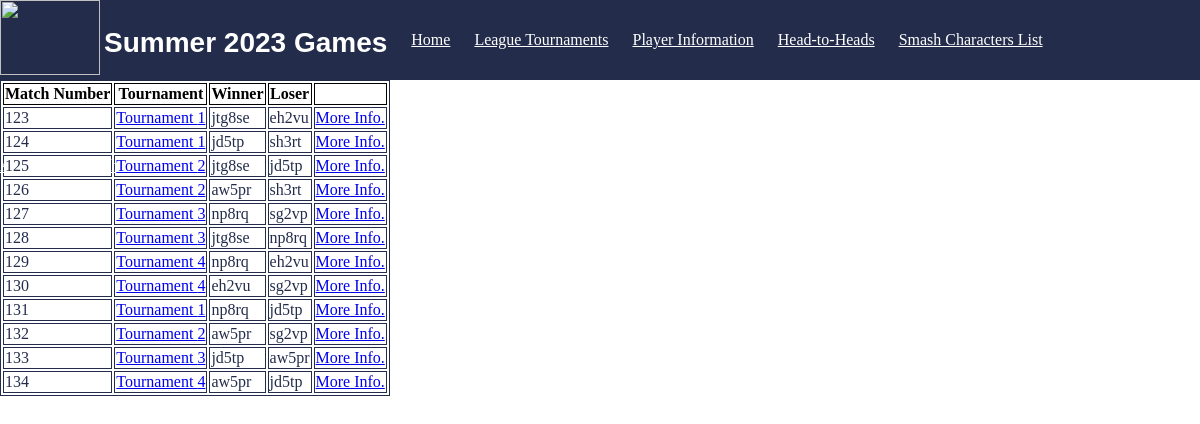
/get-games, run on the app's committed database.
### tables this page shows
CREATE TABLE game (
	GameID int NOT NULL,
	Duration int,
	Winner tinytext,
	Loser tinytext,
	TourneyNum int,
	PRIMARY KEY (GameID),
	FOREIGN KEY (TourneyNum) REFERENCES tournament(TourneyNum),
	FOREIGN KEY (Winner) REFERENCES player(ComputingID),
	FOREIGN KEY (Loser) REFERENCES player(ComputingID)
);

### run.py (the view)
@app.route("/get-games")
def get_games():
    connection_obj = sqlite3.connect('project.db')
    cursor_obj = connection_obj.cursor()
    cursor_obj.execute("SELECT * FROM game ")  # LIMIT 1000000")
    output = cursor_obj.fetchall()
    cursor_obj.execute("SELECT * FROM player ")
    player = cursor_obj.fetchall()
    connection_obj.close()
    return render_template("get-games.html", game=output, player=player)

### templates/get-games.html
<!DOCTYPE html>
<html>
<nav class="navigation-bar">
    <img src="{{url_for('static', filename='smashLogo.png')}}"  style="width:100px;height:75px;"/>
    <h2>Summer 2023 Games</h2>
    <a href="/" >Home</a>
    <a href="/get-tournaments" >League Tournaments</a>
    <a href="/get-players">Player Information</a>
    <a href="/get-games">Head-to-Heads</a>
    <a href="/character">Smash Characters List</a>
    <a href="/about">About UVa Smash Club</a>
</nav>
<head>
    <link rel="stylesheet" href='/css/main.css' />
</head>
<body>
    <table class="column">
      <tr>
        <th>Match Number</th>
        <th>Tournament</th>
        <th>Winner</th>
          <th>Loser</th>
          <th></th>
      </tr>
        {% for i in game %}
      <tr>
          <td> {{i[0]}}</td>
          <td> <a href="/tournament/{{i[5]}}">Tournament {{i[4]}}  </a></td>
          <td> {{i[2]}}</td>
          <td> {{i[3]}}</td>
          <td><a href="/game/{{i[0]}}">More Info.</a></td>
      </tr>
        {% endfor %}
    </table>
</body>
</html>

### css/main.css (style rules this page uses)
body { background: White; margin-top: 50px; margin-left: 100px; }
h2 { font-family: Verdana, Geneva, sans-serif; font-size: 1.75em; color: White; }
body { color: #232D4B; }
th, td { border-color: black; }
table, th, td { border: 1px solid; }
th { color: black; }
.navigation-bar { width: 100%; height: 80px; background-color: #232D4B; }
.navigation-bar > h2 { display: inline-block; vertical-align: top; margin-right: 20px; height: 80px; line-height: 40px; }
.navigation-bar > a { display: inline-block; vertical-align: top; margin-right: 20px; height: 40px; line-height: 80px; color: White; }
html { display: table; margin: auto; }
body { display: table-cell; vertical-align: middle; border: 20px; }

### data on the page
game: GameID "123", TourneyNum "1", Winner "jtg8se", Loser "eh2vu"
game: GameID "124", TourneyNum "1", Winner "jd5tp", Loser "sh3rt"
game: GameID "125", TourneyNum "2", Winner "jtg8se", Loser "jd5tp"
game: GameID "126", TourneyNum "2", Winner "aw5pr", Loser "sh3rt"
game: GameID "127", TourneyNum "3", Winner "np8rq", Loser "sg2vp"
game: GameID "128", TourneyNum "3", Winner "jtg8se", Loser "np8rq"
game: GameID "129", TourneyNum "4", Winner "np8rq", Loser "eh2vu"
game: GameID "130", TourneyNum "4", Winner "eh2vu", Loser "sg2vp"
game: GameID "131", TourneyNum "1", Winner "np8rq", Loser "jd5tp"
game: GameID "132", TourneyNum "2", Winner "aw5pr", Loser "sg2vp"
game: GameID "133", TourneyNum "3", Winner "jd5tp", Loser "aw5pr"
game: GameID "134", TourneyNum "4", Winner "aw5pr", Loser "jd5tp"
